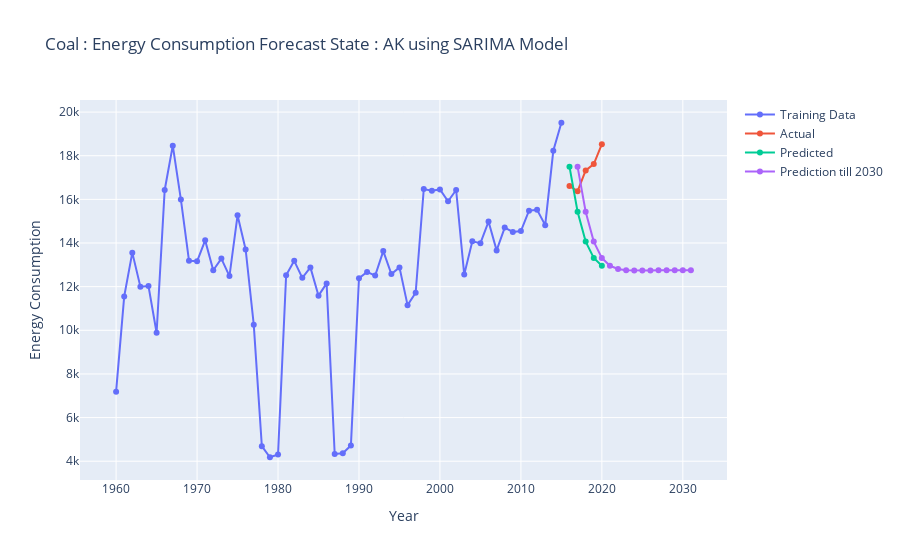
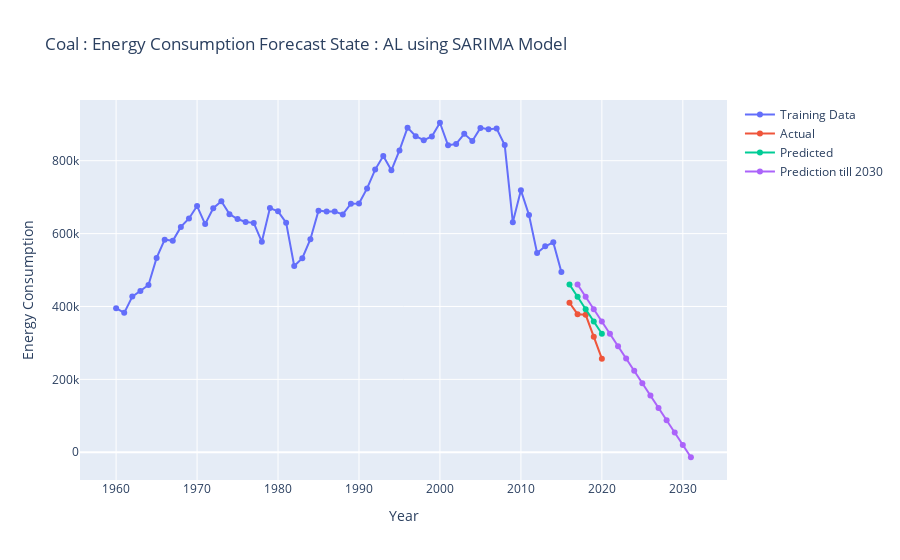
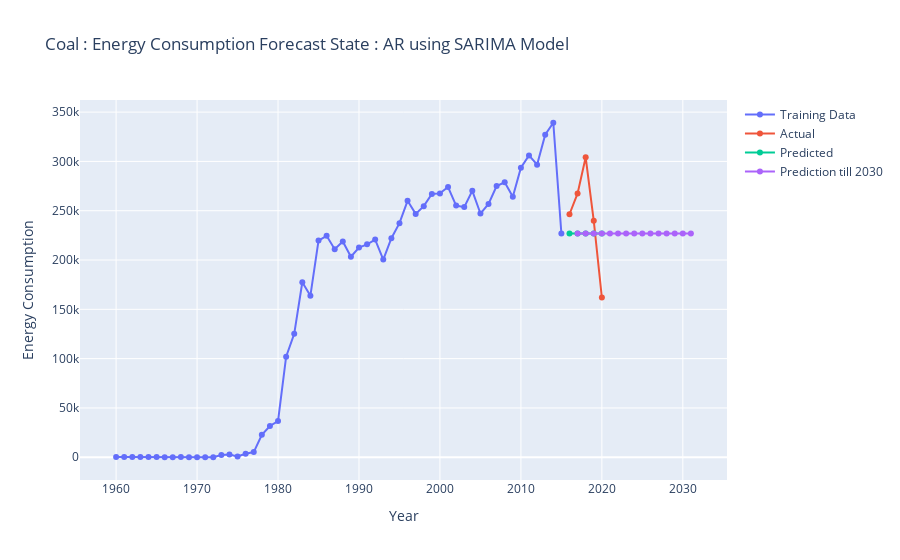
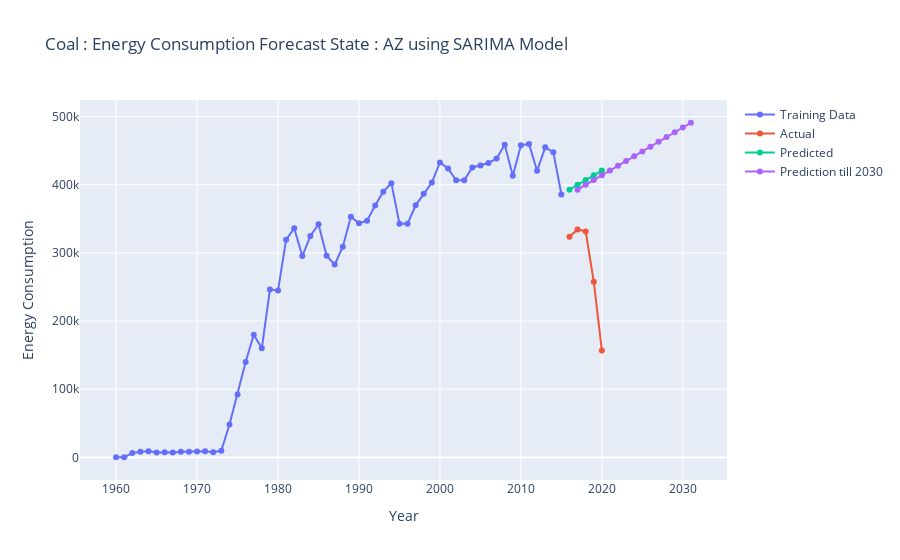

The code cell stored with these charts, in order, in its notebook:
### Markdown cell above
## Using SARIMA Model

### Code cell
os.makedirs('Plots/use_energy_source_coal/Sarima_results_plots',exist_ok=True)

for State in df_trans['State'].unique():
        try:
            
            fig = go.Figure()

            # Get the energy consumption data for the current country and sector
            df_filter = df_trans[df_trans['State'] == State ][['Year', 'Yearly Data']]
            df_filter_index = df_filter.set_index('Year')

            train_data = df_filter[:-5]
            test_data = df_filter[-5:]
            
            # Prepare the data for modeling
            years = df_filter_index.index
            energy_consumption = df_filter_index.values.flatten()

                    # Split the data into training and testing
            # Use all data except the last 5 years for training
            Horizan = -5
            train_data = energy_consumption[:Horizan]
            test_data = energy_consumption[Horizan:]  # Use the last 5 years for testing

            # Fit the auto ARIMA model
            model = auto_arima(train_data, seasonal=False)
            model.fit(train_data)

            # Generate predictions
            predictions = model.predict(n_periods=len(test_data))
            predictions_ahead_in_future = model.predict(n_periods=len(test_data)+15)

            # Calculate evaluation metrics
            mae = mean_absolute_error(test_data, predictions)
            mse = mean_squared_error(test_data, predictions)
            mape = np.mean(np.abs((test_data - predictions) / test_data)) * 100

            print('Mean Absolute Error (MAE):', np.round(mae,2))
            print('Mean Squared Error (MSE):', np.round(mse,2))
            print('Mean Absolute Percentage Error (MAPE):', np.round(mape,2))
            
            # Plot the training data
            fig.add_trace(go.Scatter(
                x=years[:Horizan], y=train_data, mode='lines+markers', name='Training Data'))

            # Plot the predictions
            fig.add_trace(go.Scatter(
                x=years[Horizan:], y=test_data, mode='lines+markers', name='Actual'))
            fig.add_trace(go.Scatter(
                x=years[Horizan:], y=predictions, mode='lines+markers', name='Predicted'))

            fig.add_trace(go.Scatter(
                x=pd.date_range(start = years[Horizan],periods=15,freq='Y'), y=predictions_ahead_in_future, mode='lines+markers', name='Prediction till 2030'))

            # Update the layout
            fig.update_layout(title=f'Coal : Energy Consumption Forecast State : {State} using SARIMA Model',
                            xaxis_title='Year', yaxis_title='Energy Consumption')

            # Show the plot
            fig.show()
            # print(State,msn)
            fig.write_image(f'Plots/use_energy_source_coal/Sarima_results_plots/{State}.png')
            # break
        except:
            print('Error occoured in Combination State : {} and MSN : {} Due NaN Value'.format(State,mse))
        # break
